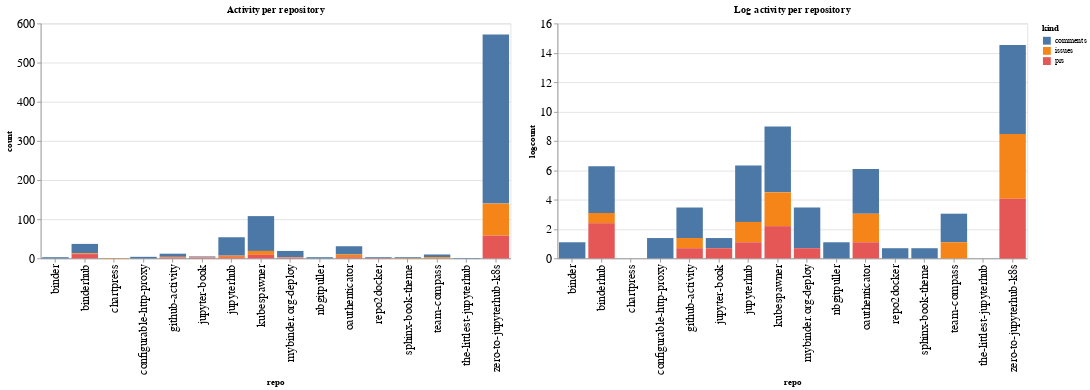

Notebook code cell kept with this figure:
### Code cell
ch1 = alt.Chart(repo_summaries, width=600, title="Activity per repository").mark_bar().encode(
    x='repo',
    y='count',
    color='kind',
    tooltip="kind"
)

ch2 = alt.Chart(repo_summaries, width=600, title="Log activity per repository").mark_bar().encode(
    x='repo',
    y='logcount',
    color='kind',
    tooltip="kind"
)

ch1 | ch2

### Figure 1 — Vega-Lite specification as saved in the notebook (floating-point values rounded to 4 significant figures)
{"config": {"axisLeft": {"labelFontSize": 15}, "axisBottom": {"labelFontSize": 15}}, "hconcat": [{"mark": "bar", "encoding": {"color": {"type": "nominal", "field": "kind"}, "tooltip": {"type": "nominal", "field": "kind"}, "x": {"type": "nominal", "field": "repo"}, "y": {"type": "quantitative", "field": "count"}}, "title": "Activity per repository", "width": 600}, {"mark": "bar", "encoding": {"color": {"type": "nominal", "field": "kind"}, "tooltip": {"type": "nominal", "field": "kind"}, "x": {"type": "nominal", "field": "repo"}, "y": {"type": "quantitative", "field": "logcount"}}, "title": "Log activity per repository", "width": 600}], "data": {"name": "data-7de59c727f10f40cd3f0979a1499fa3a"}, "$schema": "https://vega.github.io/schema/vega-lite/v4.8.1.json", "datasets": {"data-7de59c727f10f40cd3f0979a1499fa3a": [{"repo": "binder", "kind": "comments", "count": 3, "logcount": 1.099}, {"repo": "binderhub", "kind": "comments", "count": 24, "logcount": 3.178}, {"repo": "binderhub", "kind": "issues", "count": 2, "logcount": 0.6931}, {"repo": "binderhub", "kind": "prs", "count": 11, "logcount": 2.398}, {"repo": "chartpress", "kind": "issues", "count": 1, "logcount": 0.0}, {"repo": "configurable-http-proxy", "kind": "comments", "count": 4, "logcount": 1.386}, {"repo": "github-activity", "kind": "comments", "count": 8, "logcount": 2.079}, {"repo": "github-activity", "kind": "issues", "count": 2, "logcount": 0.6931}, {"repo": "github-activity", "kind": "prs", "count": 2, "logcount": 0.6931}, {"repo": "jupyter-book", "kind": "comments", "count": 2, "logcount": 0.6931}, {"repo": "jupyter-book", "kind": "issues", "count": 1, "logcount": 0.0}, {"repo": "jupyter-book", "kind": "prs", "count": 2, "logcount": 0.6931}, {"repo": "jupyterhub", "kind": "comments", "count": 47, "logcount": 3.85}, {"repo": "jupyterhub", "kind": "issues", "count": 4, "logcount": 1.386}, {"repo": "jupyterhub", "kind": "prs", "count": 3, "logcount": 1.099}, {"repo": "kubespawner", "kind": "comments", "count": 89, "logcount": 4.489}, {"repo": "kubespawner", "kind": "issues", "count": 10, "logcount": 2.303}, {"repo": "kubespawner", "kind": "prs", "count": 9, "logcount": 2.197}, {"repo": "mybinder.org-deploy", "kind": "comments", "count": 16, "logcount": 2.773}, {"repo": "mybinder.org-deploy", "kind": "issues", "count": 1, "logcount": 0.0}, {"repo": "mybinder.org-deploy", "kind": "prs", "count": 2, "logcount": 0.6931}, {"repo": "nbgitpuller", "kind": "comments", "count": 3, "logcount": 1.099}, {"repo": "oauthenticator", "kind": "comments", "count": 21, "logcount": 3.045}, {"repo": "oauthenticator", "kind": "issues", "count": 7, "logcount": 1.946}, {"repo": "oauthenticator", "kind": "prs", "count": 3, "logcount": 1.099}, {"repo": "repo2docker", "kind": "comments", "count": 2, "logcount": 0.6931}, {"repo": "repo2docker", "kind": "prs", "count": 1, "logcount": 0.0}, {"repo": "sphinx-book-theme", "kind": "comments", "count": 2, "logcount": 0.6931}, {"repo": "sphinx-book-theme", "kind": "issues", "count": 1, "logcount": 0.0}, {"repo": "team-compass", "kind": "comments", "count": 7, "logcount": 1.946}, {"repo": "team-compass", "kind": "issues", "count": 3, "logcount": 1.099}, {"repo": "the-littlest-jupyterhub", "kind": "comments", "count": 1, "logcount": 0.0}, {"repo": "zero-to-jupyterhub-k8s", "kind": "comments", "count": 432, "logcount": 6.068}, {"repo": "zero-to-jupyterhub-k8s", "kind": "issues", "count": 82, "logcount": 4.407}, {"repo": "zero-to-jupyterhub-k8s", "kind": "prs", "count": 58, "logcount": 4.06}]}}
